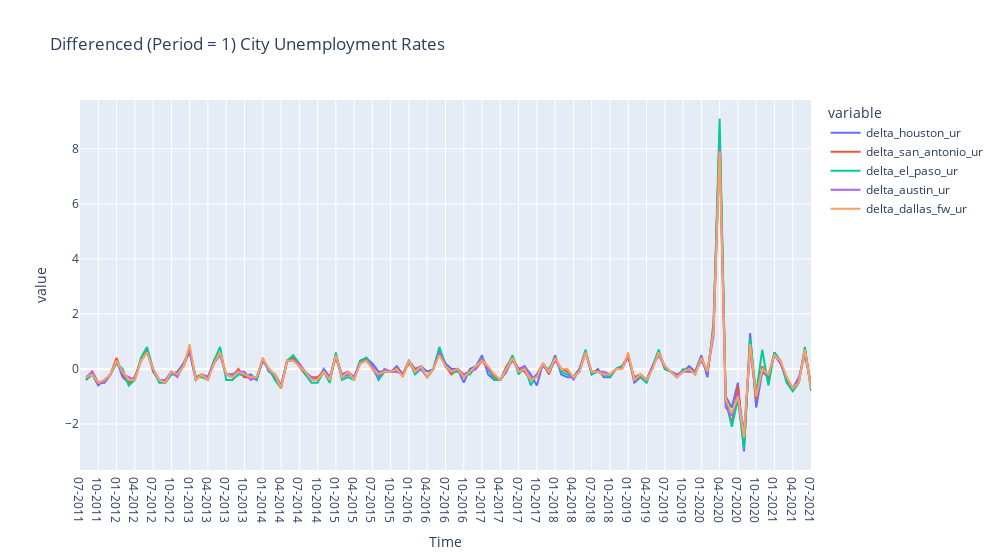

The code cell stored with this chart in its notebook:
### Code cell
fig = px.line(data_frame = UR, x = 'Time',y = list(UR.columns)[6:],
              title ='Differenced (Period = 1) City Unemployment Rates',
              width = 1000)
fig.show()
